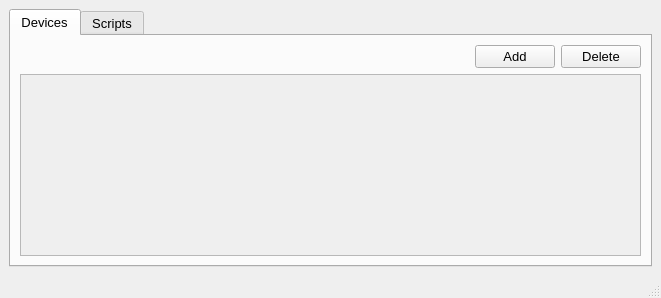
<?xml version="1.0" encoding="UTF-8"?>
<ui version="4.0">
 <class>MainWindow</class>
 <widget class="QMainWindow" name="MainWindow">
  <property name="geometry">
   <rect>
    <x>0</x>
    <y>0</y>
    <width>661</width>
    <height>298</height>
   </rect>
  </property>
  <property name="font">
   <font>
    <pointsize>10</pointsize>
   </font>
  </property>
  <property name="windowTitle">
   <string>MainWindow</string>
  </property>
  <widget class="QWidget" name="centralwidget">
   <layout class="QVBoxLayout" name="verticalLayout">
    <item>
     <widget class="QTabWidget" name="tabWidget">
      <property name="currentIndex">
       <number>0</number>
      </property>
      <widget class="QWidget" name="tab">
       <attribute name="title">
        <string>Devices</string>
       </attribute>
       <layout class="QVBoxLayout" name="verticalLayout_2">
        <item>
         <layout class="QHBoxLayout" name="horizontalLayout_2">
          <item>
           <spacer name="horizontalSpacer">
            <property name="orientation">
             <enum>Qt::Horizontal</enum>
            </property>
            <property name="sizeHint" stdset="0">
             <size>
              <width>40</width>
              <height>20</height>
             </size>
            </property>
           </spacer>
          </item>
          <item>
           <widget class="QPushButton" name="pushButton">
            <property name="text">
             <string>Add</string>
            </property>
           </widget>
          </item>
          <item>
           <widget class="QPushButton" name="pushButton_2">
            <property name="text">
             <string>Delete</string>
            </property>
           </widget>
          </item>
         </layout>
        </item>
        <item>
         <widget class="QScrollArea" name="scrollArea">
          <property name="widgetResizable">
           <bool>true</bool>
          </property>
          <widget class="QWidget" name="scrollAreaWidgetContents_2">
           <property name="geometry">
            <rect>
             <x>0</x>
             <y>0</y>
             <width>609</width>
             <height>122</height>
            </rect>
           </property>
          </widget>
         </widget>
        </item>
       </layout>
      </widget>
      <widget class="QWidget" name="tab_2">
       <attribute name="title">
        <string>Scripts</string>
       </attribute>
      </widget>
     </widget>
    </item>
   </layout>
  </widget>
  <widget class="QMenuBar" name="menubar">
   <property name="geometry">
    <rect>
     <x>0</x>
     <y>0</y>
     <width>661</width>
     <height>29</height>
    </rect>
   </property>
  </widget>
  <widget class="QStatusBar" name="statusbar"/>
 </widget>
 <resources/>
 <connections/>
</ui>
